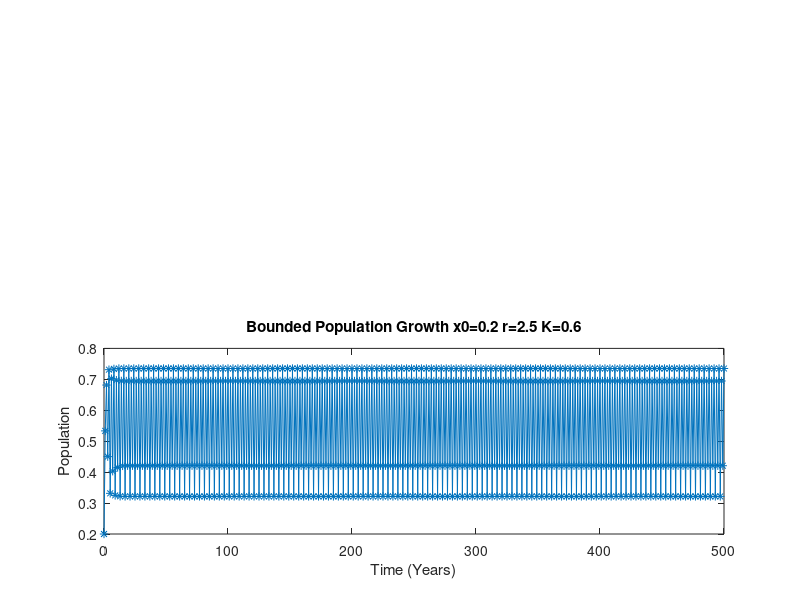
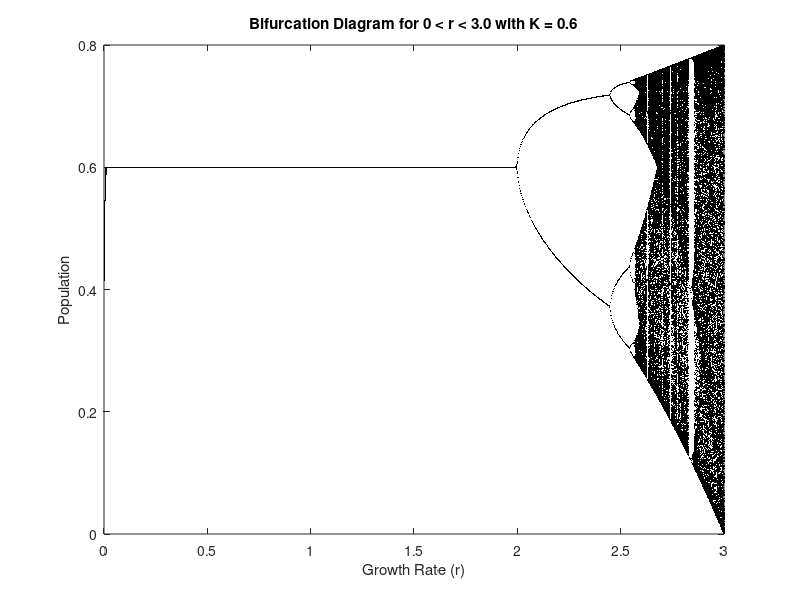

Source code (MATLAB) for these figures, in order:
% Parameters
n =500;           % Number of years (time steps)
r = 2.5;          % Per-capita growth rate
K = 0.6;          % Carrying capacity
x0 = 0.2;         % Initial population

% Initialize population arrays
x_unbounded = zeros(1, n+1);
x_bounded = zeros(1, n+1);

% Set initial population
x_unbounded(1) = x0;
x_bounded(1) = x0;
%% Generate time series for unbounded and bounded population
for i = 1:n
    % Unbounded population model
    x_unbounded(i+1) = x_unbounded(i) + r * x_unbounded(i);

    % Bounded population model
    x_bounded(i+1) = x_bounded(i) + r * (1 - x_bounded(i)/K) * x_bounded(i);
end
% Plot the time series
figure;
subplot(2,1,1);
plot(0:n, x_unbounded, '-o');
title('Unbounded Population Growth x0=0.2 r=2.5 K=0.6');
xlabel('Time (Years)');
ylabel('Population');

subplot(2,1,2);
plot(0:n, x_bounded, '-*');
title('Bounded Population Growth x0=0.2 r=2.5 K=0.6');
xlabel('Time (Years)');
ylabel('Population');
% %% Experiment with different r values to find a 3-cycle
% r_values = [2.47, 2.48, 2.49, 2.6, 2.7];
% for r = r_values
%     x_bounded = zeros(1, n+1);
%     x_bounded(1) = x0;
% 
%     for i = 1:n
%         x_bounded(i+1) = x_bounded(i) + r * (1 - x_bounded(i)/K) * x_bounded(i);
%     end
% 
%     last_half = x_bounded(floor(n/2):end);
%     unique_values = unique(last_half);
% 
%     if length(unique_values) == 3
%         disp(['3-cycle found at r = ', num2str(r)]);
%         disp('Unique values in the last half of the time series:');
%         disp(unique_values);
%     end
% end
%% Parameters
K = 0.6;          % Carrying capacity
x0 = 0.2;         % Initial population
% Parameter sweep
r_values = linspace(0, 3, 1000);  % Parameter sweep for r
max_iter = 1000;  % Maximum iterations for each r value which is n
last_iter = 500;  % Analyze the last 500 iterations

% Initialize matrix to store results
cycle_values = [];

for r = r_values
    % Initialize population array
    x_bounded = zeros(1, max_iter+1);
    x_bounded(1) = x0;

    % Calculate the population for each time step
    for i = 1:max_iter
        x_bounded(i+1) = x_bounded(i) + r * (1 - x_bounded(i)/K) * x_bounded(i);
    end

    % Analyze the last few iterations
    last_half = x_bounded(end-last_iter:end);
    unique_values = unique(last_half);

    % Store the results
    cycle_values = [cycle_values; repmat(r, length(unique_values), 1), unique_values'];
end

% Plot the bifurcation diagram
figure;
plot(cycle_values(:,1), cycle_values(:,2), 'k.', 'MarkerSize', 1);
title('Bifurcation Diagram for 0 < r < 3.0 with K = 0.6');
xlabel('Growth Rate (r)');
ylabel('Population');
